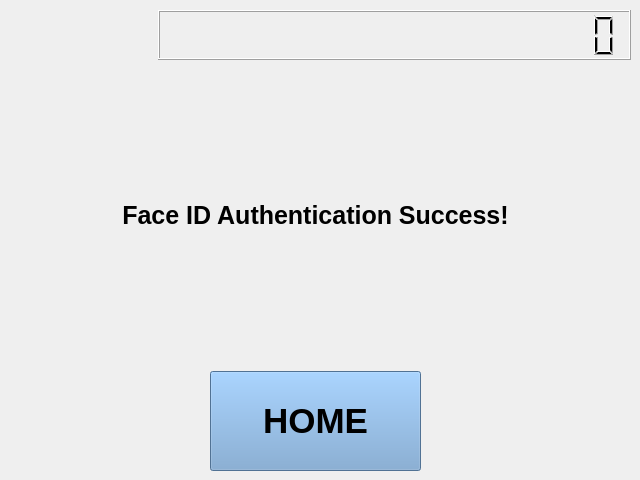
    <widget class="QWidget" name="Page5CamRtn">
     <widget class="QWidget" name="verticalLayoutWidget_4">
      <property name="geometry">
       <rect>
        <x>0</x>
        <y>10</y>
        <width>631</width>
        <height>461</height>
       </rect>
      </property>
      <layout class="QVBoxLayout" name="verticalLayout_6" stretch="1,1,4,1,2">
       <item>
        <layout class="QHBoxLayout" name="horizontalLayout_17" stretch="1,3">
         <item>
          <spacer name="horizontalSpacer_27">
           <property name="orientation">
            <enum>Qt::Horizontal</enum>
           </property>
           <property name="sizeHint" stdset="0">
            <size>
             <width>40</width>
             <height>20</height>
            </size>
           </property>
          </spacer>
         </item>
         <item>
          <widget class="QLCDNumber" name="pLCDClock5">
           <property name="digitCount">
            <number>20</number>
           </property>
          </widget>
         </item>
        </layout>
       </item>
       <item>
        <spacer name="verticalSpacer_10">
         <property name="orientation">
          <enum>Qt::Vertical</enum>
         </property>
         <property name="sizeHint" stdset="0">
          <size>
           <width>20</width>
           <height>40</height>
          </size>
         </property>
        </spacer>
       </item>
       <item>
        <layout class="QHBoxLayout" name="horizontalLayout_18" stretch="1,4,1">
         <item>
          <spacer name="horizontalSpacer_29">
           <property name="orientation">
            <enum>Qt::Horizontal</enum>
           </property>
           <property name="sizeHint" stdset="0">
            <size>
             <width>40</width>
             <height>20</height>
            </size>
           </property>
          </spacer>
         </item>
         <item>
          <widget class="QLabel" name="label_7">
           <property name="font">
            <font>
             <family>Ubuntu</family>
             <pointsize>19</pointsize>
             <weight>75</weight>
             <bold>true</bold>
            </font>
           </property>
           <property name="text">
            <string>Face ID Authentication Success!</string>
           </property>
           <property name="alignment">
            <set>Qt::AlignCenter</set>
           </property>
          </widget>
         </item>
         <item>
          <spacer name="horizontalSpacer_28">
           <property name="orientation">
            <enum>Qt::Horizontal</enum>
           </property>
           <property name="sizeHint" stdset="0">
            <size>
             <width>40</width>
             <height>20</height>
            </size>
           </property>
          </spacer>
         </item>
        </layout>
       </item>
       <item>
        <spacer name="verticalSpacer_9">
         <property name="orientation">
          <enum>Qt::Vertical</enum>
         </property>
         <property name="sizeType">
          <enum>QSizePolicy::Expanding</enum>
         </property>
         <property name="sizeHint" stdset="0">
          <size>
           <width>20</width>
           <height>40</height>
          </size>
         </property>
        </spacer>
       </item>
       <item>
        <layout class="QHBoxLayout" name="horizontalLayout_19" stretch="1,1,1">
         <item>
          <spacer name="horizontalSpacer_30">
           <property name="orientation">
            <enum>Qt::Horizontal</enum>
           </property>
           <property name="sizeHint" stdset="0">
            <size>
             <width>40</width>
             <height>20</height>
            </size>
           </property>
          </spacer>
         </item>
         <item>
          <widget class="QPushButton" name="pPBBack_RtnCam">
           <property name="sizePolicy">
            <sizepolicy hsizetype="Minimum" vsizetype="Minimum">
             <horstretch>0</horstretch>
             <verstretch>0</verstretch>
            </sizepolicy>
           </property>
           <property name="font">
            <font>
             <family>Ubuntu</family>
             <pointsize>26</pointsize>
             <weight>75</weight>
             <bold>true</bold>
            </font>
           </property>
           <property name="styleSheet">
            <string notr="true">background-color: rgb(114, 159, 207);</string>
           </property>
           <property name="text">
            <string>HOME</string>
           </property>
          </widget>
         </item>
         <item>
          <spacer name="horizontalSpacer_33">
           <property name="orientation">
            <enum>Qt::Horizontal</enum>
           </property>
           <property name="sizeHint" stdset="0">
            <size>
             <width>40</width>
             <height>20</height>
            </size>
           </property>
          </spacer>
         </item>
        </layout>
       </item>
      </layout>
     </widget>
    </widget>
